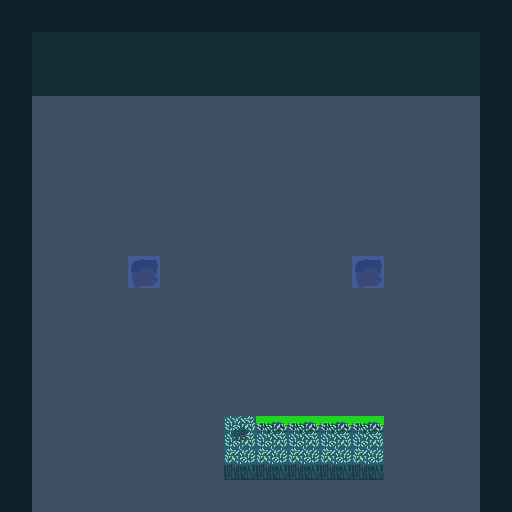

A 2D game scene composited from a Tiled map and its tileset images. What follows is a short description and the map's XML, with every tile layer's data as written:
An orthogonal 16x16 tile map with 32x32 px tiles, 5 tile layers (FloorAuto_values, FloorAuto, Grass_values, Grass, ...), 6 tilesets and 2 objects (Chest, Enemy).

<map version="1.4" tiledversion="1.4.2" orientation="orthogonal" renderorder="right-down" compressionlevel="0" width="16" height="16" tilewidth="32" tileheight="32" infinite="0" backgroundcolor="#696A79" nextlayerid="7" nextobjectid="1"><tileset firstgid="1" name="MRMOTEXT" tilewidth="8" tileheight="8" tilecount="512" columns="32" objectalignment="topleft" margin="0" spacing="0"><image source="../../../images/MRMOTEXT.png" width="256" height="128" /></tileset><tileset firstgid="513" name="GrassClean" tilewidth="32" tileheight="32" tilecount="12" columns="3" objectalignment="topleft" margin="0" spacing="0"><image source="../../../images/GrassClean.png" width="87" height="122" /></tileset><tileset firstgid="525" name="TilesClean" tilewidth="32" tileheight="32" tilecount="920" columns="40" objectalignment="topleft" margin="0" spacing="0"><image source="../../../images/TilesClean.png" width="1280" height="736" /></tileset><tileset firstgid="1445" name="Regions" tilewidth="32" tileheight="32" tilecount="4" columns="4" objectalignment="topleft"><image source="Regions.intgrid.png" width="128" height="32" /></tileset><tileset firstgid="1449" name="Grass" tilewidth="32" tileheight="32" tilecount="2" columns="2" objectalignment="topleft"><image source="Grass.intgrid.png" width="64" height="32" /></tileset><tileset firstgid="1451" name="FloorAuto" tilewidth="32" tileheight="32" tilecount="8" columns="8" objectalignment="topleft"><image source="FloorAuto.intgrid.png" width="256" height="32" /></tileset><layer id="1" name="FloorAuto_values" width="16" height="16" opacity="1"><data encoding="csv">1453,1453,1453,1453,1453,1453,1453,1453,1453,1453,1453,1453,1453,1453,1453,1453,1453,1453,1453,1453,1453,1453,1453,1453,1453,1453,1453,1453,1453,1453,1453,1453,1453,1453,1453,1453,1453,1453,1453,1453,1453,1453,1453,1453,1453,1453,1453,1453,1453,1451,1451,1451,1451,1451,1451,1451,1451,1451,1451,1451,1451,1451,1451,1453,1453,1451,1451,1451,1451,1451,1451,1451,1451,1451,1451,1451,1451,1451,1451,1453,1453,1451,1451,1451,1451,1451,1451,1451,1451,1451,1451,1451,1451,1451,1451,1453,1453,1451,1451,1451,1451,1451,1451,1451,1451,1451,1451,1451,1451,1451,1451,1453,1453,1451,1451,1451,1451,1451,1451,1451,1451,1451,1451,1451,1451,1451,1451,1453,1453,1451,1451,1451,1458,1451,1451,1451,1451,1451,1451,1458,1451,1451,1451,1453,1453,1451,1451,1451,1451,1451,1451,1451,1451,1451,1451,1451,1451,1451,1451,1453,1453,1451,1451,1451,1451,1451,1451,1451,1451,1451,1451,1451,1451,1451,1451,1453,1453,1451,1451,1451,1451,1451,1451,1451,1451,1451,1451,1451,1451,1451,1451,1453,1453,1451,1451,1451,1451,1451,1451,1451,1451,1451,1451,1451,1451,1451,1451,1453,1453,1451,1451,1451,1451,1451,1451,1451,1451,1451,1451,1451,1451,1451,1451,1453,1453,1451,1451,1451,1451,1451,1451,1451,1451,1451,1451,1451,1451,1451,1451,1453,1453,1451,1451,1451,1451,1451,1451,1451,1451,1451,1451,1451,1451,1451,1451,1453</data></layer><layer id="2" name="FloorAuto" width="16" height="16" opacity="1"><data encoding="csv">569,569,569,569,569,569,569,569,569,569,569,569,569,569,569,569,569,611,611,611,611,611,611,611,611,611,611,611,611,611,611,569,569,650,650,650,650,650,650,650,650,650,650,650,650,650,650,569,569,990,990,990,990,990,990,990,990,990,990,990,990,990,990,569,569,990,990,990,990,990,990,990,990,990,990,990,990,990,990,569,569,990,990,990,990,990,990,990,990,990,990,990,990,990,990,569,569,990,990,990,990,990,990,990,990,990,990,990,990,990,990,569,569,990,990,990,990,990,990,990,990,990,990,990,990,990,990,569,569,990,990,990,984,990,990,990,990,990,990,984,990,990,990,569,569,990,990,990,990,990,990,990,990,990,990,990,990,990,990,569,569,990,990,990,990,990,990,990,990,990,990,990,990,990,990,569,569,990,990,990,990,990,990,990,990,990,990,990,990,990,990,569,569,990,990,990,990,990,990,990,990,990,990,990,990,990,990,569,569,990,990,990,990,990,990,990,990,990,990,990,990,990,990,569,688,990,990,990,990,990,990,990,990,990,990,990,990,990,990,688,688,990,990,990,990,990,990,990,990,990,990,990,990,990,990,688</data></layer><layer id="3" name="Grass_values" width="16" height="16" opacity="1"><data encoding="csv">0,0,0,0,0,0,0,0,0,0,0,0,0,0,0,0,0,0,0,0,0,0,0,0,0,0,0,0,0,0,0,0,0,0,0,0,0,0,0,0,0,0,0,0,0,0,0,0,0,0,0,0,0,0,0,0,0,0,0,0,0,0,0,0,0,0,0,0,0,0,0,0,0,0,0,0,0,0,0,0,0,0,0,0,0,0,0,0,0,0,0,0,0,0,0,0,0,0,0,0,0,0,0,0,0,0,0,0,0,0,0,0,0,0,0,0,0,0,0,0,0,0,0,0,0,0,0,0,0,0,0,0,0,0,0,0,0,0,0,0,0,0,0,0,0,0,0,0,0,0,0,0,0,0,0,0,0,0,0,0,0,0,0,0,0,0,0,0,0,0,0,0,0,0,0,0,0,0,0,0,0,0,0,0,0,0,0,0,0,0,0,0,0,0,0,0,0,0,0,0,0,0,0,0,0,0,0,0,0,0,0,0,0,0,0,1449,1449,1449,1449,1449,0,0,0,0,0,0,0,0,0,0,0,1450,1450,1450,1450,1450,0,0,0,0,0,0,0,0,0,0,0,0,0,0,0,0,0,0,0,0</data></layer><layer id="4" name="Grass" width="16" height="16" opacity="1"><data encoding="csv">0,0,0,0,0,0,0,0,0,0,0,0,0,0,0,0,0,0,0,0,0,0,0,0,0,0,0,0,0,0,0,0,0,0,0,0,0,0,0,0,0,0,0,0,0,0,0,0,0,0,0,0,0,0,0,0,0,0,0,0,0,0,0,0,0,0,0,0,0,0,0,0,0,0,0,0,0,0,0,0,0,0,0,0,0,0,0,0,0,0,0,0,0,0,0,0,0,0,0,0,0,0,0,0,0,0,0,0,0,0,0,0,0,0,0,0,0,0,0,0,0,0,0,0,0,0,0,0,0,0,0,0,0,0,0,0,0,0,0,0,0,0,0,0,0,0,0,0,0,0,0,0,0,0,0,0,0,0,0,0,0,0,0,0,0,0,0,0,0,0,0,0,0,0,0,0,0,0,0,0,0,0,0,0,0,0,0,0,0,0,0,0,0,0,0,0,0,0,0,0,0,0,0,0,0,0,0,0,0,0,0,0,0,0,0,993,953,953,953,953,0,0,0,0,0,0,0,0,0,0,0,1073,1073,1073,1073,1073,0,0,0,0,0,0,0,0,0,0,0,0,0,0,0,0,0,0,0,0</data></layer><layer id="5" name="Regions" width="16" height="16" opacity="0.5"><data encoding="csv">0,0,0,0,0,0,0,0,0,0,0,0,0,0,0,0,0,0,0,0,0,0,0,0,0,0,0,0,0,0,0,0,0,0,0,0,0,0,0,0,0,0,0,0,0,0,0,0,0,0,0,0,0,0,0,0,0,0,0,0,0,0,0,0,0,0,0,0,0,0,0,0,0,0,0,0,0,0,0,0,0,0,0,0,0,0,0,0,0,0,0,0,0,0,0,0,0,0,0,0,0,0,0,0,0,0,0,0,0,0,0,0,0,0,0,0,0,0,0,0,0,0,0,0,0,0,0,0,0,0,0,0,1447,0,0,0,0,0,0,1447,0,0,0,0,0,0,0,0,0,0,0,0,0,0,0,0,0,0,0,0,0,0,0,0,0,0,0,0,0,0,0,0,0,0,0,0,0,0,0,0,0,0,0,0,0,0,0,0,0,0,0,0,0,0,0,0,0,0,0,0,0,0,0,0,0,0,0,0,0,0,0,0,0,0,0,0,0,0,0,0,0,0,0,0,0,0,0,0,0,0,0,0,0,0,0,0,0,0,0,0,0,0,0,0,0,0,0,0,0,0,0,0,0,0,0,0</data></layer><objectgroup id="6" name="Entities"><object name="Chest" x="224" y="192" width="32" height="32"><properties><property name="__anchorX" type="int" value="224" /><property name="__anchorY" type="int" value="192" /><property name="__cx" type="int" value="7" /><property name="__cy" type="int" value="6" /><property name="ChestTypes" value="SwordChest" /></properties></object><object name="Enemy" x="384" y="96" width="32" height="32"><properties><property name="__anchorX" type="int" value="384" /><property name="__anchorY" type="int" value="96" /><property name="__cx" type="int" value="12" /><property name="__cy" type="int" value="3" /><property name="EnemyTypes" value="Grunt" /><property name="Path_0" value="11,3" /><property name="Path_1" value="10,3" /><property name="Path_2" value="9,3" /><property name="Path_3" value="9,4" /><property name="Path_4" value="9,5" /><property name="Path_5" value="10,5" /><property name="Path_6" value="11,5" /><property name="Path_7" value="12,5" /><property name="Path_8" value="12,4" /><property name="Path_9" value="12,3" /></properties></object></objectgroup></map>
